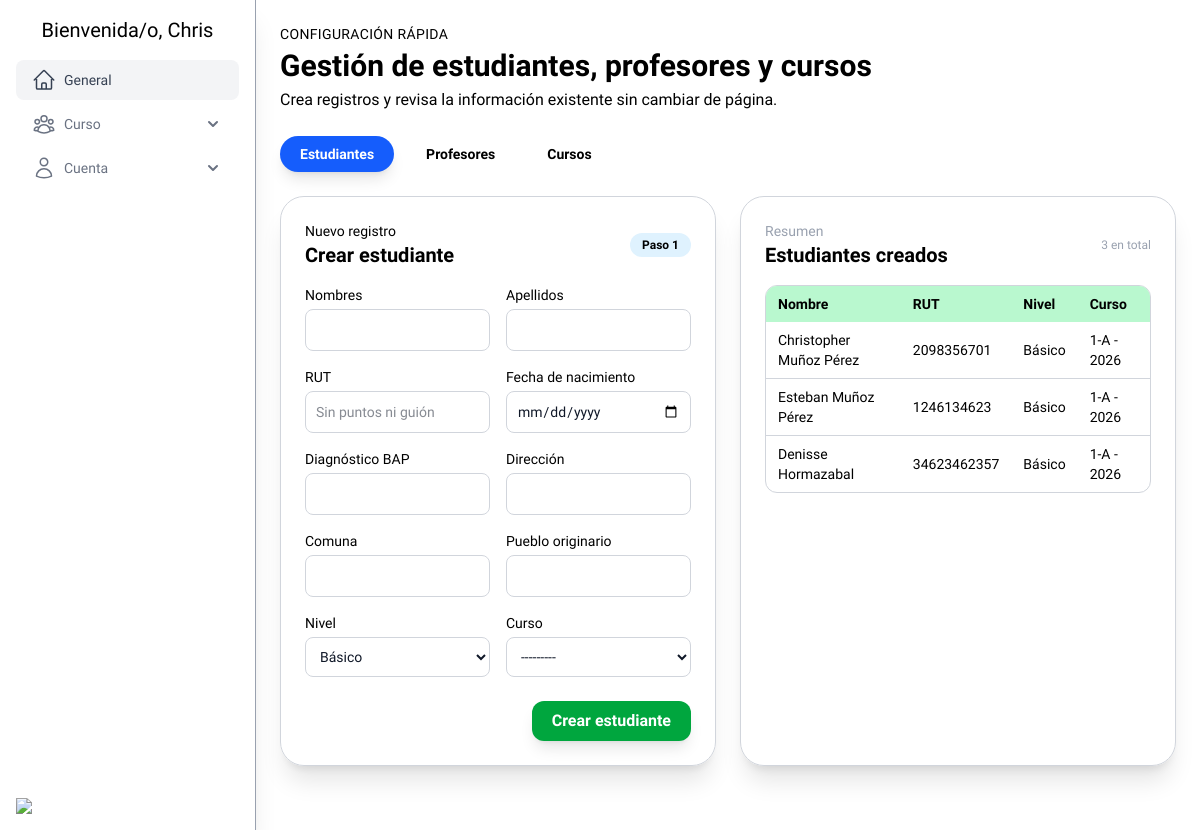
Page /core/gestion (signed in) on the earlier database version.
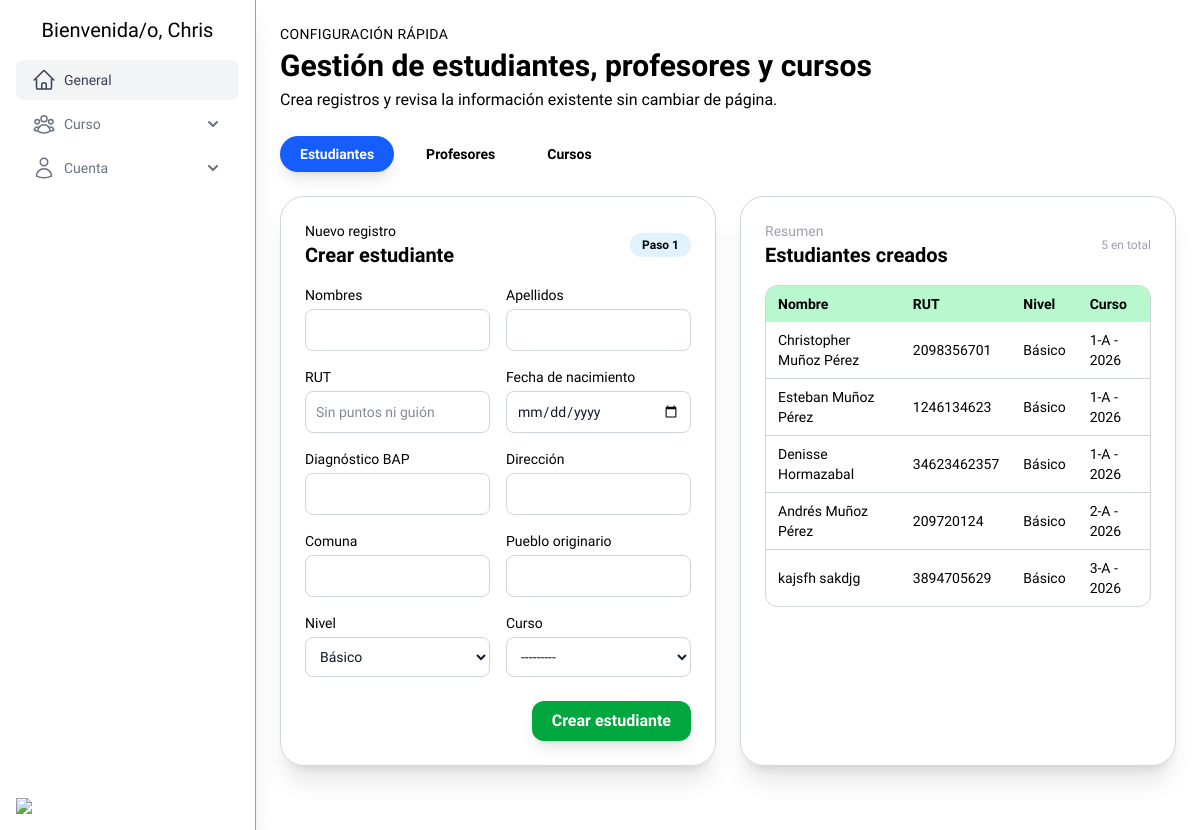
Same page on the later database version.
### accounts/models.py (models this page shows, shortened)
class User(AbstractUser):
    class Roles(models.TextChoices):
        ADMIN = 'ADMIN', 'Administrador'
        DIRECTOR = 'DIRECTOR', 'Director'
        COORDINATOR = 'COORDINADOR', 'Coordinador'
        TEACHER = 'TEACHER', 'Docente'
        PROFESSIONAL = 'PROFESSIONAL', 'Profesional'
    role = models.CharField(max_length=20, choices=Roles.choices, default=Roles.TEACHER)
    profesion = models.CharField(max_length=150, blank=True)
    phone = models.IntegerField(blank=True, null=True)
    address = models.CharField(max_length=255, blank=True)
    birth_date = models.DateField(null=True, blank=True)
    nro_registro = models.CharField(max_length=20, null=True)
    sala = models.ForeignKey(Sala, on_delete=models.SET_NULL, null=True, blank=True)

### core/models.py (models this page shows, shortened)
class DateTime(models.Model):
    created_at = models.DateTimeField(auto_now_add=True)
    updated_at = models.DateTimeField(auto_now=True)
    class Meta:
        abstract = True

class Estudiante(DateTime):
    first_name = models.CharField(max_length=150)
    last_name = models.CharField(max_length=150)
    rut = models.CharField(max_length=10, unique=True, verbose_name="RUT")
    birth_date = models.DateField()
    bapDiag = models.CharField(max_length=40)
    address = models.CharField(max_length=40)
    commune = models.CharField(max_length=40)
    etnia = models.CharField(max_length=40, null=True, blank=True)
    parents = models.ManyToManyField(Apoderado, related_name="students", blank=True)
    curso = models.ForeignKey(
        Curso, on_delete=models.CASCADE, related_name="students", null=True, blank=True
    )
    nivel = models.CharField(max_length=10, choices=Nivel.choices, default=Nivel.BASIC)

class Curso(DateTime):
    level = models.CharField(max_length=10, choices=Nivel.choices, default=Nivel.BASIC)
    name = models.CharField(max_length=25)
    sala_id = models.ForeignKey(
        Sala, on_delete=models.CASCADE, related_name="cursos", null=True
    )
    def __str__(self) -> str:
        return f"{self.name} - {self.created_at.year}"

### core/views.py (the view)
# urls.py: path('gestion', gestion_view, name='gestion'),
@staff_member_required
def gestion_view(request):
    active_tab = request.GET.get("tab", "estudiantes")
    User = get_user_model()
    if request.method == "POST":
        active_tab = request.POST.get("active_tab", "estudiantes")
        if active_tab == "estudiantes":
            estudiante_form = EstudianteForm(request.POST)
            profesor_form = ProfesorForm()
            curso_form = CursoForm()
            if estudiante_form.is_valid():
                estudiante_form.save()
                messages.success(request, "Estudiante creado correctamente.")
                return redirect(f"{request.path}?tab=estudiantes")
        elif active_tab == "profesores":
            profesor_form = ProfesorForm(request.POST)
            estudiante_form = EstudianteForm()
            curso_form = CursoForm()
            if profesor_form.is_valid():
                profesor_form.save()
                messages.success(request, "Profesor creado correctamente.")
                return redirect(f"{request.path}?tab=profesores")
        elif active_tab == "cursos":
            curso_form = CursoForm(request.POST)
            estudiante_form = EstudianteForm()
            profesor_form = ProfesorForm()
            if curso_form.is_valid():
                curso_form.save()
                messages.success(request, "Curso creado correctamente.")
                return redirect(f"{request.path}?tab=cursos")
        else:
            estudiante_form = EstudianteForm()
            profesor_form = ProfesorForm()
            curso_form = CursoForm()
    else:
        estudiante_form = EstudianteForm()
        profesor_form = ProfesorForm()
        curso_form = CursoForm()
    estudiantes = Estudiante.objects.select_related("curso", "curso__sala_id").all()
    profesores = User.objects.filter(role=User.Roles.TEACHER).select_related("sala")
    cursos = Curso.objects.select_related("sala_id").all()
    context = {
        "active_tab": active_tab,
        "estudiante_form": estudiante_form,
        "profesor_form": profesor_form,
        "curso_form": curso_form,
        "estudiantes": estudiantes,
        "profesores": profesores,
        "cursos": cursos,
    }
    return render(request, "gestion.html", context)

### core/a.py (called while the page is built)
def estudiantes_global(request):
    student = Estudiante.objects.all()
    users = User.objects.filter(role="TEACHER")
    return {
        'estudiantes': student,
        'users': users
    }

### core/models.py (called while the page is built)
    def __str__(self):
        return f"{self.nombre_sala}"

### core/templates/gestion.html (shortened to what this page needs)
{% extends 'base.html'%}
{% block content %}
<section class="space-y-6">
  <header class="flex flex-col gap-1">
    <p class="text-sm uppercase tracking-wide dark:text-indigo-300">Configuración rápida</p>
    <h1 class="text-3xl font-bold">Gestión de estudiantes, profesores y cursos</h1>
    <p class="dark:text-gray-300">Crea registros y revisa la información existente sin cambiar de página.</p>
  </header>
  <div class="flex flex-wrap gap-3">
    <button type="button" data-tab="estudiantes"
      class="tab-trigger rounded-full px-5 py-2 text-sm font-semibold transition">
      Estudiantes
    </button>
    <button type="button" data-tab="profesores"
      class="tab-trigger rounded-full px-5 py-2 text-sm font-semibold transition">
      Profesores
    </button>
    <button type="button" data-tab="cursos"
      class="tab-trigger rounded-full px-5 py-2 text-sm font-semibold transition">
      Cursos
    </button>
  </div>
  <div class="space-y-10">
    <div data-panel="estudiantes" class="{% if active_tab != 'estudiantes' %}hidden{% endif %} space-y-6">
      <div class="grid gap-6 lg:grid-cols-2">
        <form method="post" class="rounded-3xl border border-gray-300 dark:border-gray-600 dark:bg-gray-900/70 p-6 shadow-xl backdrop-blur">
          <div class="flex items-center justify-between">
            <div>
              <p class="text-sm dark:text-gray-400">Nuevo registro</p>
              <h2 class="text-xl font-semibold">Crear estudiante</h2>
            </div>
            <span class="rounded-full px-3 py-1 text-xs font-semibold bg-sky-100 dark:bg-indigo-500/20 dark:text-indigo-200">Paso 1</span>
          </div>
          <div class="mt-4 grid gap-4 md:grid-cols-2">
            {% for field in estudiante_form %}
            <div>
              <label class="mb-1 block text-sm dark:text-gray-300">{{ field.label }}</label>
              {{ field }}
            </div>
            {% endfor %}
          </div>
          <div class="mt-6 flex justify-end">
            <button type="submit"
              class="rounded-xl bg-green-600 px-5 py-2 font-semibold text-white shadow-lg transition hover:bg-indigo-500 focus:outline-none focus:ring-2 focus:ring-indigo-300">
              Crear estudiante
            </button>
          </div>
        </form>
        <div class="rounded-3xl border border-gray-300 dark:border-gray-600 dark:bg-gray-900/40 p-6 shadow-xl">
          <div class="flex items-center justify-between">
            <div>
              <p class="text-sm text-gray-400">Resumen</p>
              <h2 class="text-xl font-semibold">Estudiantes creados</h2>
            </div>
            <span class="text-xs text-gray-400">{{ estudiantes|length }} en total</span>
          </div>
          <div class="rounded-xl mt-4 max-h-[28rem] overflow-auto border border-gray-300 dark:border-gray-700">
            <table class="min-w-full text-sm">
              <thead class="bg-green-200 dark:bg-gray-800 dark:text-gray-200">
                <tr class="text-left">
                  <th class="px-3 py-2">Nombre</th>
                  <th class="px-3 py-2">RUT</th>
                  <th class="px-3 py-2">Nivel</th>
                  <th class="px-3 py-2">Curso</th>
                </tr>
              </thead>
              <tbody class="divide-y divide-gray-300 dark:divide-gray-800">
                {% for estudiante in estudiantes %}
                <tr class="hover:bg-green-50 dark:hover:bg-gray-800/60">
                  <td class="px-3 py-2">{{ estudiante.first_name }} {{ estudiante.last_name }}</td>
                  <td class="px-3 py-2">{{ estudiante.rut }}</td>
                  <td class="px-3 py-2">{{ estudiante.get_nivel_display }}</td>
                  <td class="px-3 py-2">{{ estudiante.curso|default:'Sin curso' }}</td>
                </tr>
                {% empty %}
                <tr>
                  <td colspan="4" class="px-3 py-4 text-center text-gray-400">No hay estudiantes registrados.</td>
                </tr>
                {% endfor %}
              </tbody>
            </table>
          </div>
        </div>
      </div>
    </div>
  </div>
</section>
{% endblock %}

### templates/base.html (shortened to what this page needs)
<!DOCTYPE html>
<html lang="en">
<head>
  <script src="https://cdn.jsdelivr.net/npm/@tailwindcss/browser@4"></script>
</head>
<body class="min-h-screen dark:bg-gray-800 dark:text-gray-100">
  <div class="flex min-h-screen">
    <aside class="flex flex-col w-64 dark:bg-gray-900 p-4 justify-between shadow-xl border-r border-gray-400 dark:border-gray-600">
      <ul class="space-y-1">
        <p class="text-xl text-center mb-4">Bienvenida/o, {{user.username}}</p>
        <li>
          <a href="{% url 'coreApp:index' %}"
            class="flex items-center gap-2 rounded-lg bg-gray-100 px-4 py-2 text-gray-700 dark:bg-gray-800 dark:hover:bg-teal-900 dark:text-gray-200">
            <span class="text-sm font-medium"> General </span>
          </a>
        </li>
        <li>
          <details class="group [&amp;_summary::-webkit-details-marker]:hidden">
            <summary
              class="group flex items-center justify-between rounded-lg px-4 py-2 text-gray-500 hover:bg-gray-100 hover:text-gray-700 dark:text-gray-400 dark:hover:bg-gray-800 dark:hover:text-gray-200">
              <div class="flex items-center gap-2">
                <span class="text-sm font-medium"> Curso </span>
              </div>
              <span class="shrink-0 transition duration-300 group-open:-rotate-180">
                <svg xmlns="http://www.w3.org/2000/svg" class="size-5" viewBox="0 0 20 20" fill="currentColor">
                  <path fill-rule="evenodd"
                    d="M5.293 7.293a1 1 0 011.414 0L10 10.586l3.293-3.293a1 1 0 111.414 1.414l-4 4a1 1 0 01-1.414 0l-4-4a1 1 0 010-1.414z"
                    clip-rule="evenodd"></path>
                </svg>
              </span>
            </summary>
          </details>
        </li>
        <li>
          <details class="group [&amp;_summary::-webkit-details-marker]:hidden">
            <summary
              class="group flex items-center justify-between rounded-lg px-4 py-2 text-gray-500 hover:bg-gray-100 hover:text-gray-700 dark:text-gray-400 dark:hover:bg-gray-800 dark:hover:text-gray-200">
              <div class="flex items-center gap-2">
                <span class="text-sm font-medium"> Cuenta </span>
              </div>
              <span class="shrink-0 transition duration-300 group-open:-rotate-180">
                <svg xmlns="http://www.w3.org/2000/svg" class="size-5" viewBox="0 0 20 20" fill="currentColor">
                  <path fill-rule="evenodd"
                    d="M5.293 7.293a1 1 0 011.414 0L10 10.586l3.293-3.293a1 1 0 111.414 1.414l-4 4a1 1 0 01-1.414 0l-4-4a1 1 0 010-1.414z"
                    clip-rule="evenodd"></path>
                </svg>
              </span>
            </summary>
          </details>
        </li>
      </ul>
      <img class="w-16" src="https://images.builderservices.io/s/cdn/v1.0/i/m?url=https%3A%2F%2Fstorage.googleapis.com%2Fproduction-hostgator-chile-v1-0-3%2F573%2F1237573%2FEeoJHNah%2Fd473ee41415e43fc99acf1131253fde3&methods=resize%2C60%2C5000"/>
    </aside>
    <main class="flex-1 flex flex-col p-6">
      {% block content %}{% endblock %}
    </main>
  </div>
</body>
</html>

### templates/base.html (style rules this page uses)
body { font-family: 'Red Hat Display', sans-serif; }

Differences in the rows shown:
added Estudiante: first_name "Andrés", last_name "Muñoz Pérez", rut "209720124", nivel "Básico", curso "2-A - 2026"
added Estudiante: first_name "kajsfh", last_name "sakdjg", rut "3894705629", nivel "Básico", curso "3-A - 2026"
Other differences:
{{ estudiantes|length }}: "3" → "5"
